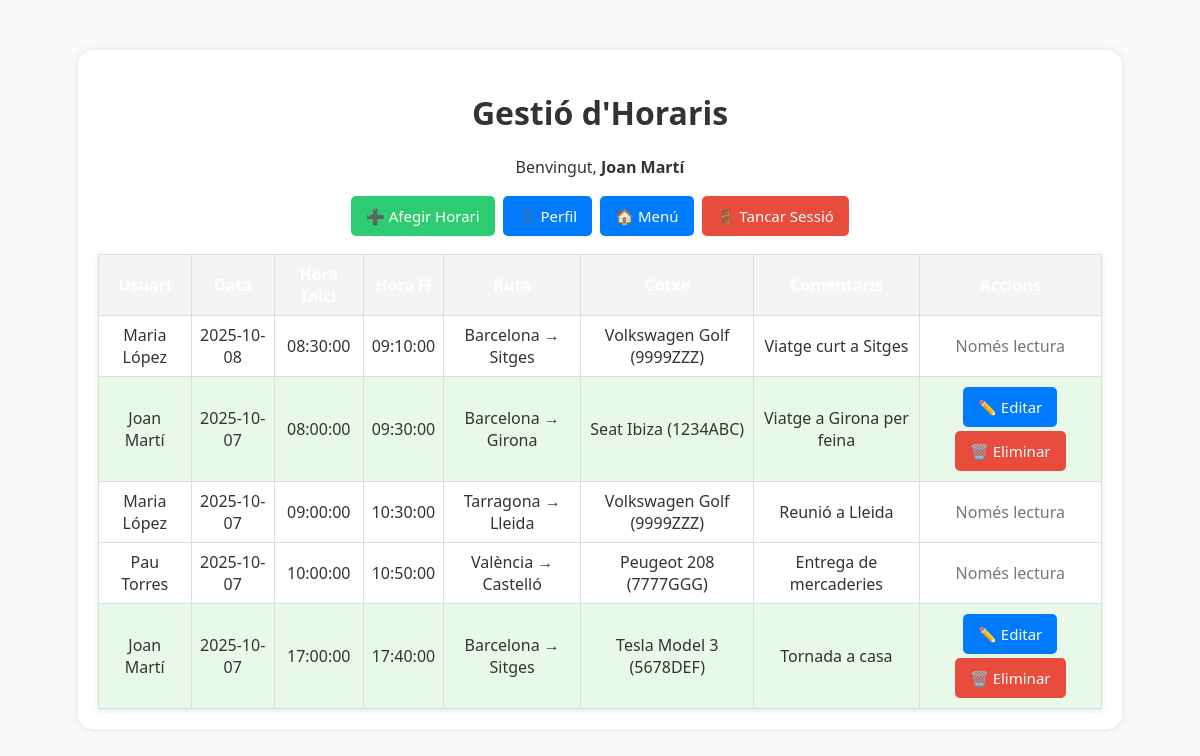
The page / (signed in) on the database its author committed.
### tables this page shows
CREATE TABLE IF NOT EXISTS `horaris` (
  `id` int NOT NULL AUTO_INCREMENT,
  `usuari_id` int NOT NULL,
  `ruta_id` int NOT NULL,
  `cotxe_id` int DEFAULT NULL,
  `data` date NOT NULL,
  `hora_inici` time NOT NULL,
  `hora_fi` time DEFAULT NULL,
  `comentaris` text,
  PRIMARY KEY (`id`),
  KEY `usuari_id` (`usuari_id`),
  KEY `ruta_id` (`ruta_id`),
  KEY `cotxe_id` (`cotxe_id`)
);

CREATE TABLE IF NOT EXISTS `usuaris` (
  `id` int NOT NULL AUTO_INCREMENT,
  `nom` varchar(100) NOT NULL,
  `imatge_perfil` varchar(255) DEFAULT 'default.png',
  `correu` varchar(100) NOT NULL,
  `contrasenya` varchar(255) NOT NULL,
  PRIMARY KEY (`id`),
  UNIQUE KEY `correu` (`correu`)
);

CREATE TABLE IF NOT EXISTS `rutes` (
  `id` int NOT NULL AUTO_INCREMENT,
  `origen` varchar(150) NOT NULL,
  `desti` varchar(150) NOT NULL,
  `distancia_km` decimal(6,2) DEFAULT NULL,
  `duracio_estimada` time DEFAULT NULL,
  PRIMARY KEY (`id`)
);

CREATE TABLE IF NOT EXISTS `cotxes` (
  `id` int NOT NULL AUTO_INCREMENT,
  `usuari_id` int NOT NULL,
  `marca` varchar(100) DEFAULT NULL,
  `model` varchar(100) DEFAULT NULL,
  `matricula` varchar(20) DEFAULT NULL,
  PRIMARY KEY (`id`),
  UNIQUE KEY `matricula` (`matricula`),
  KEY `usuari_id` (`usuari_id`)
);

### index.php (the view, shortened to what this page needs)
<?php
require_once "connexio.php";
$idUsuari = $_SESSION['usuari_id'];
$sql = "
SELECT
    h.id, h.usuari_id, h.data, h.hora_inici, h.hora_fi, h.comentaris,
    u.nom AS nom_usuari,
    r.origen, r.desti, r.distancia_km, r.duracio_estimada,
    c.marca, c.model, c.matricula
FROM horaris h
INNER JOIN usuaris u ON h.usuari_id = u.id
INNER JOIN rutes r ON h.ruta_id = r.id
INNER JOIN cotxes c ON h.cotxe_id = c.id
ORDER BY h.data DESC, h.hora_inici ASC";
$resultat = $conn->query($sql);
?>
<!DOCTYPE html>
<html lang="ca">
<head>
    <link rel="stylesheet" href="css/estilo.css">
</head>
<body>
    <div class="container">
        <h1>Gestió d'Horaris</h1>
        <p class="center">
            Benvingut, <strong><?php echo htmlspecialchars($_SESSION['nom']); ?></strong>
        </p>
        <div class="center">
            <a href="afegir.php" class="boto success">➕ Afegir Horari</a>
            <a href="perfil.php" class="boto">👤 Perfil</a>
            <a href="principal.php" class="boto">🏠 Menú</a>
            <a href="logout.php" class="boto danger">🚪 Tancar Sessió</a>
        </div>
        <table>
            <thead>
                <tr>
                    <th>Usuari</th>
                    <th>Data</th>
                    <th>Hora Inici</th>
                    <th>Hora Fi</th>
                    <th>Ruta</th>
                    <th>Cotxe</th>
                    <th>Comentaris</th>
                    <th>Accions</th>
                </tr>
            </thead>
            <tbody>
                <?php
                if ($resultat && $resultat->num_rows > 0) {
                    while ($fila = $resultat->fetch_assoc()) {
                        $esMeu = ($fila['usuari_id'] == $idUsuari);
                        echo "<tr" . ($esMeu ? " class='meu'" : "") . ">";
                        echo "<td>" . htmlspecialchars($fila['nom_usuari']) . "</td>";
                        echo "<td>" . htmlspecialchars($fila['data']) . "</td>";
                        echo "<td>" . htmlspecialchars($fila['hora_inici']) . "</td>";
                        echo "<td>" . htmlspecialchars($fila['hora_fi']) . "</td>";
                        echo "<td>" . htmlspecialchars($fila['origen']) . " → " . htmlspecialchars($fila['desti']) . "</td>";
                        echo "<td>" . htmlspecialchars($fila['marca']) . " " . htmlspecialchars($fila['model']) . " (" . htmlspecialchars($fila['matricula']) . ")</td>";
                        echo "<td>" . htmlspecialchars($fila['comentaris']) . "</td>";
                        echo "<td class='center'>";
                        if ($esMeu) {
                            echo "<a href='editar.php?id=" . $fila['id'] . "' class='boto'>✏️ Editar</a> ";
                            echo "<a href='eliminar.php?id=" . $fila['id'] . "' class='boto danger' onclick='return confirm(\"Segur que vols eliminar aquest horari?\")'>🗑️ Eliminar</a>";
                        } else {
                            echo "<span style='color:#777;'>Només lectura</span>";
                        }
                        echo "</td>";
                        echo "</tr>";
                    }
                } else {
                    echo "<tr><td colspan='8' class='center'>No hi ha horaris disponibles.</td></tr>";
                }
                ?>
            </tbody>
        </table>
    </div>
</body>
</html>

### css/estilo.css (style rules this page uses)
:root { --color-fons: #f3f4f6; --color-text: #333; --color-principal: #007bff; --color-principal-hover: #0056b3; --color-exit: #dc3545; --color-exit-hover: #a71d2a; --color-success: #28a745; --color-success-hover: #1e7e34; }
* { box-sizing: border-box; font-family: "Segoe UI", Arial, sans-serif; }
body { background-color: var(--color-fons); color: var(--color-text); margin: 0; padding: 20px; }
h1, h2, h3 { text-align: center; color: var(--color-text); }
.container { max-width: 800px; margin: 0 auto; background: #fff; padding: 20px; border-radius: 10px; box-shadow: 0 2px 8px rgba(0,0,0,0.1); }
button, a.boto { display: inline-block; padding: 10px 15px; border: none; border-radius: 5px; color: white; font-size: 15px; cursor: pointer; text-decoration: none; transition: background 0.2s ease; }
a.boto { background-color: var(--color-principal); }
a.success { background-color: var(--color-success); }
a.danger { background-color: var(--color-exit); }
table { border-collapse: collapse; width: 100%; margin-top: 15px; background: white; box-shadow: 0 2px 6px rgba(0,0,0,0.1); }
th, td { padding: 10px; border-bottom: 1px solid #ddd; text-align: left; }
th { background-color: var(--color-principal); color: white; }
tr.meu { background: #e9f9e9; }
.center { text-align: center; }

### index.php (style rules this page uses)
body { font-family: sans-serif; background-color: #fafafa; }
.container { width: 90%; max-width: 1100px; margin: 30px auto; background: white; padding: 20px; border-radius: 15px; box-shadow: 0 0 10px rgba(0,0,0,0.1); }
table { width: 100%; border-collapse: collapse; margin-top: 1rem; }
th, td { border: 1px solid #ddd; padding: 8px; text-align: center; }
th { background-color: #f4f4f4; }
.meu { background-color: #e7f8e7; }
.boto { text-decoration: none; background: #3498db; color: white; padding: 6px 10px; border-radius: 6px; margin: 2px; display: inline-block; }
.boto.success { background: #2ecc71; }
.boto.danger { background: #e74c3c; }
.center { text-align: center; }

### rows shown on the page
horaris: usuari.nom "Maria López", data "2025-10-08", hora_inici "08:30:00", hora_fi "09:10:00", rutes.origen "Barcelona", rutes.desti "Sitges", cotxe.marca "Volkswagen", cotxe.model "Golf", cotxe.matricula "9999ZZZ", comentaris "Viatge curt a Sitges", shows "Només lectura"
horaris: usuari.nom "Joan Martí", data "2025-10-07", hora_inici "08:00:00", hora_fi "09:30:00", rutes.origen "Barcelona", rutes.desti "Girona", cotxe.marca "Seat", cotxe.model "Ibiza", cotxe.matricula "1234ABC", comentaris "Viatge a Girona per feina"
horaris: usuari.nom "Maria López", data "2025-10-07", hora_inici "09:00:00", hora_fi "10:30:00", rutes.origen "Tarragona", rutes.desti "Lleida", cotxe.marca "Volkswagen", cotxe.model "Golf", cotxe.matricula "9999ZZZ", comentaris "Reunió a Lleida", shows "Només lectura"
horaris: usuari.nom "Pau Torres", data "2025-10-07", hora_inici "10:00:00", hora_fi "10:50:00", rutes.origen "València", rutes.desti "Castelló", cotxe.marca "Peugeot", cotxe.model "208", cotxe.matricula "7777GGG", comentaris "Entrega de mercaderies", shows "Només lectura"
horaris: usuari.nom "Joan Martí", data "2025-10-07", hora_inici "17:00:00", hora_fi "17:40:00", rutes.origen "Barcelona", rutes.desti "Sitges", cotxe.marca "Tesla", cotxe.model "Model 3", cotxe.matricula "5678DEF", comentaris "Tornada a casa"

### other values the page prints
$_SESSION['nom'] "Joan Martí"
